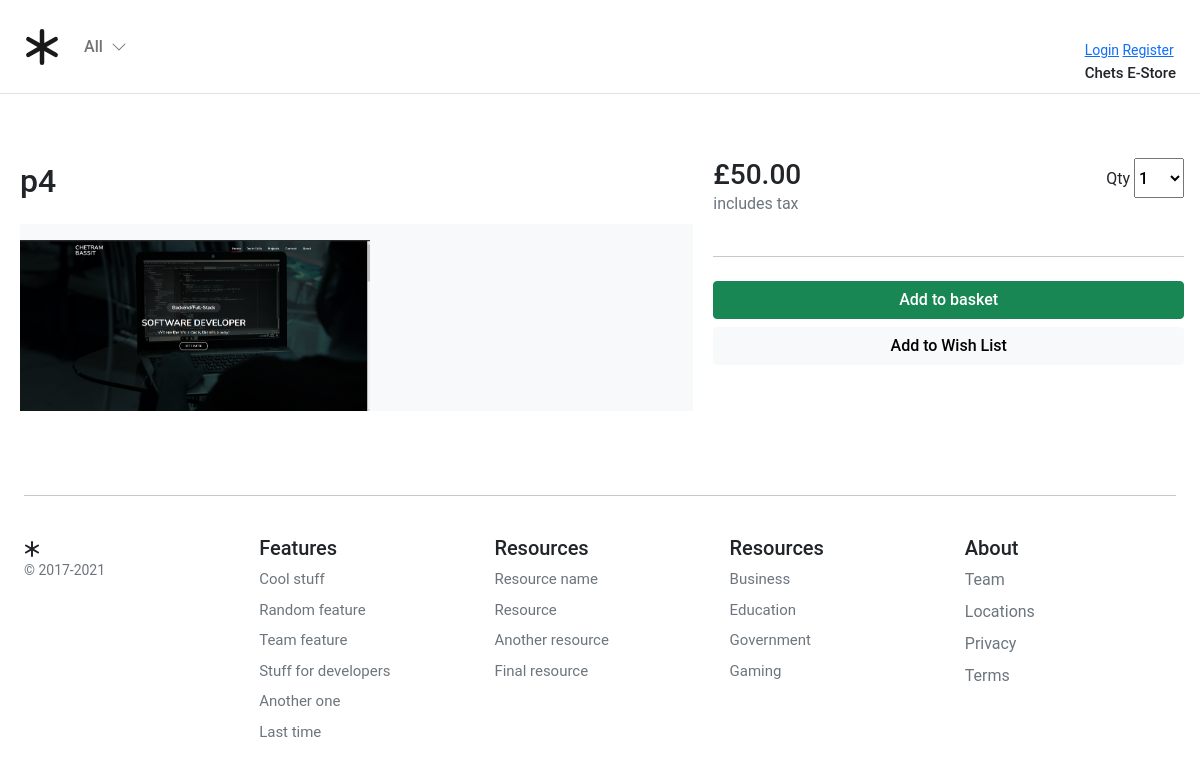
The page /p4 on the database its author committed.
### store/models.py (models this page shows, shortened)
class Product(models.Model):
    product_type = models.ForeignKey(ProductType, on_delete=models.RESTRICT)
    category = models.ForeignKey(Category, on_delete=models.RESTRICT)
    title = models.CharField(
        verbose_name=_("title"),
        help_text=_("Required"),
        max_length=255,
    )
    description = models.TextField(verbose_name=_("description"), help_text=_("Not Required"), blank=True)
    slug = models.SlugField(max_length=255)
    regular_price = models.DecimalField(
        verbose_name=_("Regular price"),
        help_text=_("Maximum 999.99"),
        error_messages={
            "name": {
                "max_length": _("The price must be between 0 and 999.99."),
            },
        },
        max_digits=5,
        decimal_places=2,
    )
    discount_price = models.DecimalField(
        verbose_name=_("Discount price"),
        help_text=_("Maximum 999.99"),
        error_messages={
            "name": {
                "max_length": _("The price must be between 0 and 999.99."),
            },
        },
        max_digits=5,
        decimal_places=2,
    )
    is_active = models.BooleanField(
        verbose_name=_("Product visibility"),
        help_text=_("Change product visibility"),
        default=True,
    )
    created_at = models.DateTimeField(_("Created at"), auto_now_add=True, editable=False)
    updated_at = models.DateTimeField(_("Updated at"), auto_now=True)
    users_wishlist = models.ManyToManyField(settings.AUTH_USER_MODEL, related_name="user_wishlist", blank=True)
    class Meta:
        ordering = ("-created_at",)
        verbose_name = _("Product")
        verbose_name_plural = _("Products")

class ProductImage(models.Model):
    product = models.ForeignKey(Product, on_delete=models.CASCADE, related_name="product_image")
    image = models.ImageField(
        verbose_name=_("image"),
        help_text=_("Upload a product image"),
        upload_to="images/",
        default="static/resume.png",
    )
    alt_text = models.CharField(
        verbose_name=_("Alturnative text"),
        help_text=_("Please add alturnative text"),
        max_length=255,
        null=True,
        blank=True,
    )
    is_feature = models.BooleanField(default=False)
    created_at = models.DateTimeField(auto_now_add=True, editable=False)
    updated_at = models.DateTimeField(auto_now=True)
    class Meta:
        verbose_name = _("Product Image")
        verbose_name_plural = _("Product Images")

### store/views.py (the view)
# urls.py: path('<slug:slug>', views.product_detail, name='product_detail'),
def product_detail(request, slug):
    product = get_object_or_404(Product, slug=slug, is_active=True)
    return render(request, "store/single.html", {"product": product})

### basket/context_processors.py (called while the page is built)
def basket(request):
    return {'basket': Basket(request)}

### store/context_processors.py (called while the page is built)
def categories(request):
    return {"categories": Category.objects.filter(level=0)}

### store/models.py (called while the page is built)
    def get_absolute_url(self):
        return reverse("store:category_list", args=[self.slug])

### templates/store/single.html (shortened to what this page needs)
{% extends "../base.html" %}
{% load static %}
{% block stylesheet %}{% static 'store/css/store.css' %}{% endblock %}
{% block content %}
<div class="container">
    <div class="row g-3">
      <div class="col-md-5 ps-3 col-lg-5 order-md-last p-0 order-1">
        <div class="d-grid gap-2">
          <div class="d-flex d-flex-inline justify-content-between">
            <div><span class="h3">£{{ product.regular_price }}</span>
              <p class="text-muted">includes tax</p>
            </div>
            <div>
              <label for="select">Qty</label>
              <select id="select" class="h6 store-select-dropdown">
                <option value="1">1</option>
              </select>
            </div>
          </div>
          <hr>
          <button type="button" id="add-button" value="{{product.id}}" class="btn btn-success fw500">Add to
            basket</button>
          <a href="{% url "account:user_wishlist" product.id  %}" class="btn btn-light fw500" role="button" aria-disabled="true">Add to Wish List</a>
        </div>
      </div>
      <div class="col-md-7 col-lg-7 p-0">
        <div class="card mb-3 border-0">
          <div class="row g-0">
            <div class="col-md-12">
              <div class="card-body p-1">
                <h1 class="mb-0 h2 pe-4 pb-4">{{ product.title }}</h1>
                <div class="bg-light">
                  {% for image in product.product_image.all %}
                  {% if image.is_feature %}
                  <img class="img-fluid mx-auto d-block" width="300px" alt="Responsive image" src="{% static 'resume.png' %}"
                    alt="{{ image.image.alt_text }}">
                  {% else %}
                  <img class="img-fluid d-block-inline pt-3" width="350px" alt="Responsive image"
                    src="{{ image.image.url }}" alt="{{ image.image.alt_text }}">
                  {% endif %}
                  {% endfor %}
                </div>
              </div>
            </div>
          </div>
        </div>
      </div>
    </div>
  </div>
</div>
{% endblock %}

### static/core/css/base.css (style rules this page uses)
@media (min-width: 1000px) { .container { max-width: 1000px; } }
@media (max-width: 1200px) { .container { max-width: 100%; padding:0 24px; } }
html, body, p, div { letter-spacing: -0.02px; font-family: 'Roboto', sans-serif; }
.fw500 { font-weight: 500; }

### static/store/css/store.css (style rules this page uses)
.store-select-dropdown { width:50px; height:40px; }

### rows shown on the page
Product: regular_price "50.00", title "p4"
ProductImage: image (picture)
